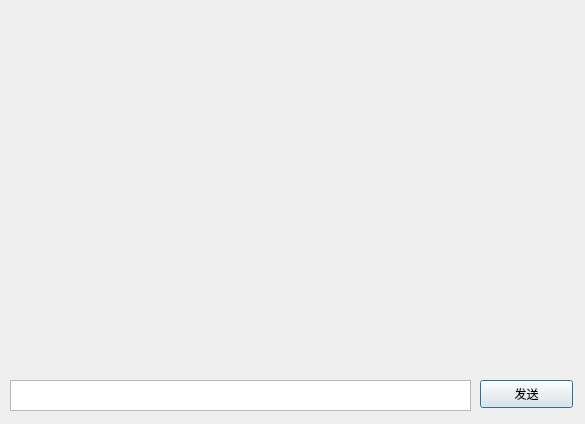
<?xml version="1.0" encoding="UTF-8"?>
<ui version="4.0">
 <class>ChatDialog</class>
 <widget class="QDialog" name="ChatDialog">
  <property name="geometry">
   <rect>
    <x>0</x>
    <y>0</y>
    <width>585</width>
    <height>424</height>
   </rect>
  </property>
  <property name="windowTitle">
   <string>Dialog</string>
  </property>
  <widget class="QTextEdit" name="textEdit_msg">
   <property name="geometry">
    <rect>
     <x>10</x>
     <y>380</y>
     <width>461</width>
     <height>31</height>
    </rect>
   </property>
  </widget>
  <widget class="QPushButton" name="pushButton_send">
   <property name="geometry">
    <rect>
     <x>480</x>
     <y>380</y>
     <width>93</width>
     <height>28</height>
    </rect>
   </property>
   <property name="text">
    <string>发送</string>
   </property>
  </widget>
 </widget>
 <resources/>
 <connections/>
</ui>
